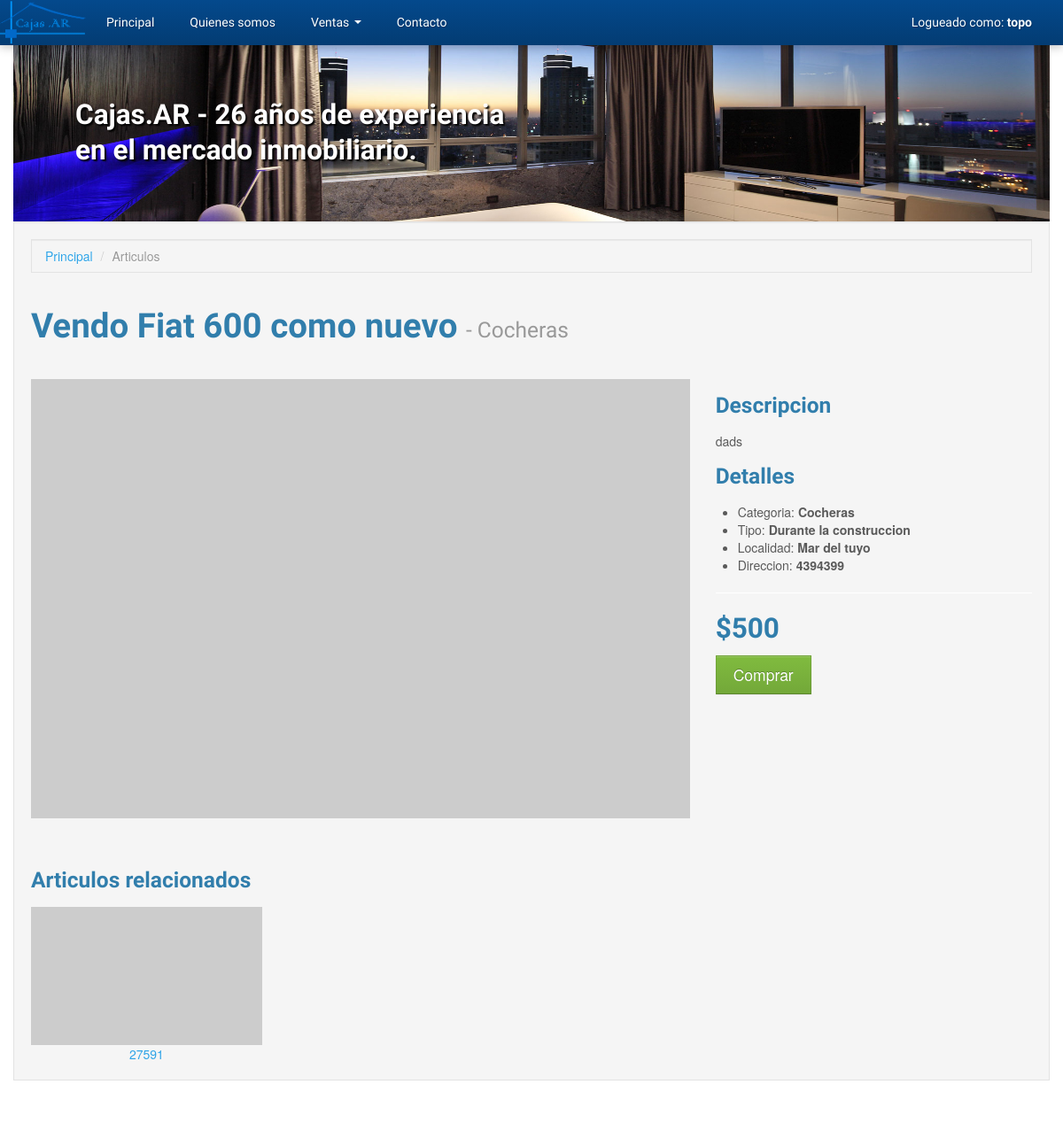
Page /index.php?page=item&id=3136 (signed in) on the committed database.
### tables this page shows
CREATE TABLE `articles` (
  `id_article` int(8) NOT NULL AUTO_INCREMENT,
  `id_article_category` int(2) NOT NULL,
  `id_article_type` int(2) NOT NULL,
  `id_author` int(2) NOT NULL,
  `title` varchar(128) NOT NULL,
  `description` text,
  `location` varchar(128) DEFAULT NULL,
  `address` varchar(64) DEFAULT NULL,
  `price` float DEFAULT NULL,
  PRIMARY KEY (`id_article`),
  KEY `id_article_category` (`id_article_category`),
  KEY `id_article_type` (`id_article_type`),
  KEY `id_author` (`id_author`),
  CONSTRAINT `id_article_category` FOREIGN KEY (`id_article_category`) REFERENCES `article_categories` (`id_article_category`) ON DELETE NO ACTION ON UPDATE NO ACTION,
  CONSTRAINT `id_article_type` FOREIGN KEY (`id_article_type`) REFERENCES `article_types` (`id_article_type`) ON DELETE NO ACTION ON UPDATE NO ACTION,
  CONSTRAINT `id_author` FOREIGN KEY (`id_author`) REFERENCES `users` (`id_user`) ON DELETE NO ACTION ON UPDATE NO ACTION
);

CREATE TABLE `article_categories` (
  `id_article_category` int(8) NOT NULL AUTO_INCREMENT,
  `name` varchar(32) NOT NULL,
  PRIMARY KEY (`id_article_category`)
);

CREATE TABLE `article_types` (
  `id_article_type` int(8) NOT NULL AUTO_INCREMENT,
  `name` varchar(64) NOT NULL,
  PRIMARY KEY (`id_article_type`)
);

### includes/mysqldb.php (called while the page is built, shortened)
<?php
class MySQLConnection
{
    private $_dbLink, $_queryResponse;
    public function connect($user, $pass, $host, $database)
    {
        $this->_dbLink = mysqli_connect($host, $user, $pass);
        mysqli_select_db($this->_dbLink, $database);
    }
    public function query($query)
    {
        $this->_queryResponse = mysqli_query($this->_dbLink, $query);
        return $this;
    }
    public function getResults()
    {
        $this->lastResult = array();
        if ($this->_queryResponse && !is_bool($this->_queryResponse)) {
            while ($response = mysqli_fetch_object($this->_queryResponse)) {
                $this->lastResult[] = $response;
            }
        }
        return $this->lastResult;
    }
    public function getOne()
    {
        $this->lastResult = null;
        if ($this->_queryResponse && !is_bool($this->_queryResponse)) {
            $this->lastResult = mysqli_fetch_object($this->_queryResponse);
        }
        return $this->lastResult;
    }
}

### includes/autoload.php (called while the page is built, shortened)
<?php
require_once dirname(__FILE__) . '/application.php';
require_once dirname(__FILE__) . '/mysqldb.php';
require_once dirname(__FILE__) . '/inputdata.php';
$app = new Application(
    new MySQLConnection(MYSQL_USER, MYSQL_PASS, MYSQL_HOST, MYSQL_DATABASE),
    new InputData()
);

### includes/application.php (called while the page is built, shortened)
<?php
class Application
{
    protected $db;
    public function __construct(MySQLConnection $db, InputData $io)
    {
        $this->db = $db;
        $this->io = $io;
    }
    public function getArticleById($id)
    {
        $id = (int) $id;
        $queryString = ""
            . "SELECT articles.*, "
                . "users.username, "
                . "article_types.name AS article_type, "
                . "article_categories.name AS article_category "
            . "FROM articles "
                . "INNER JOIN article_categories ON articles.id_article_category = article_categories.id_article_category "
                . "INNER JOIN article_types ON articles.id_article_type = article_types.id_article_type "
                . "INNER JOIN users ON articles.id_author = users.id_user "
            . "WHERE articles.id_article='{$id}' LIMIT 1";
        return $this->db->query($queryString)->getOne();
    }
    public function getArticlesByCategory($categoryId, $limit = 4, $except = null)
    {
        $categoryId = (int) $categoryId;
        $limit = (int) $limit;
        $except = (int) $except;
        $queryString = ""
            . "SELECT articles.*, "
                . "users.username, "
                . "article_types.name AS article_type, "
                . "article_categories.name AS article_category "
            . "FROM articles "
                . "INNER JOIN article_categories ON articles.id_article_category = article_categories.id_article_category "
                . "INNER JOIN article_types ON articles.id_article_type = article_types.id_article_type "
                . "INNER JOIN users ON articles.id_author = users.id_user "
            . "WHERE articles.id_article_category='{$categoryId}' AND articles.id_article != '{$except}' LIMIT {$limit}";
        return $this->db->query($queryString)->getResults();
    }
}

### includes/inputdata.php (called while the page is built, shortened)
<?php
class InputData
{
    private $_request, $_response, $_query, $_post, $_server, $_cookies;
    public function __construct()
    {
        $this->_request  = &$_REQUEST;
    }
    public function getRequest($param = null, $default = null)
    {
        if ($param) {
            return isset($this->_request[$param]) ?
                $this->_request[$param] : $default;
        }
        return $this->_request;
    }
}

### includes/templates/content_item.php (the view)
<?php
$articleId = $app->io->getRequest('id');
$article = $app->getArticleById($articleId);
?>
<div class="container">
    <div class="well">
        <ul class="breadcrumb well">
            <li><a href="index.php?page=home">Principal</a> <span class="divider">/</span></li>
            <li class="active">Articulos</li>
        </ul>
        <?php if (! $article) { ?>
            <div class="row-fluid">
                <div class="span12">
                    <h2>El articulo no existe</h2>
                </div>
            </div>
        <?php } else { ?>
        <div class="row-fluid">
            <div class="span12">
                <h1 class="page-header">
                    <?php echo $article->title; ?>
                    <small> - <?php echo $article->article_category; ?></small>
                </h1>
            </div>
        </div>
        <div class="row-fluid">
            <div class="span8">
                <img class="img-responsive" src="http://placehold.it/750x500" alt="">
            </div>
            <div class="span4">
                <h3>Descripcion</h3>
                <p><?php echo $article->description; ?></p>
                <h3>Detalles</h3>
                <ul>
                    <li>Categoria: <b><?php echo $article->article_category; ?></b></li>
                    <li>Tipo: <b><?php echo $article->article_type; ?></b></li>
                    <li>Localidad: <b><?php echo $article->location; ?></b></li>
                    <li>Direccion: <b><?php echo $article->address; ?></b></li>
                </ul>
                <hr />
                <ul class="unstyled">
                    <li><h2><?php echo '$' . $article->price; ?></h2></li>
                    <li>
                        <a class="btn btn-large btn-success" href="index.php?page=purchase&articulo=<?php echo $article->id_article; ?>">Comprar</a>
                    </li>
                </ul>
            </div>
        </div>
        <div class="mt50">
            <h3>Articulos relacionados</h3>
            <div class="row-fluid">
                <?php foreach ($app->getArticlesByCategory($article->id_article_category, 4, $article->id_article) as $relatedArticle) { ?>
                    <div class="span3 text-center">
                        <a href="index.php?page=item&id=<?php echo $relatedArticle->id; ?>">
                            <img class="img-responsive portfolio-item" src="http://placehold.it/500x300" alt="">
                            <?php echo $relatedArticle->title; ?>
                        </a>
                    </div>
                <?php } ?>
            </div>
        </div>
    <?php } ?>
    </div>
</div>

### assets/css/nuestro.css (style rules this page uses)
.mt50 { margin-top:50px; }
.input-prepend .add-on, .input-append .add-on, .btn, .modal, .dropdown-menu, .alert, .thumbnail, .well, input, select, textarea, .bootstrap-tagsinput { border-radius: 0px!important; }

### rows in the picture
articles: title "Vendo Fiat 600 como nuevo", id_article_category.name "Cocheras", description "dads", id_article_type.name "Durante la construccion", location "Mar del tuyo", address "4394399", price "500"
articles: title "27591"

### other values in the picture
$app->io->getSession('username') "topo"
